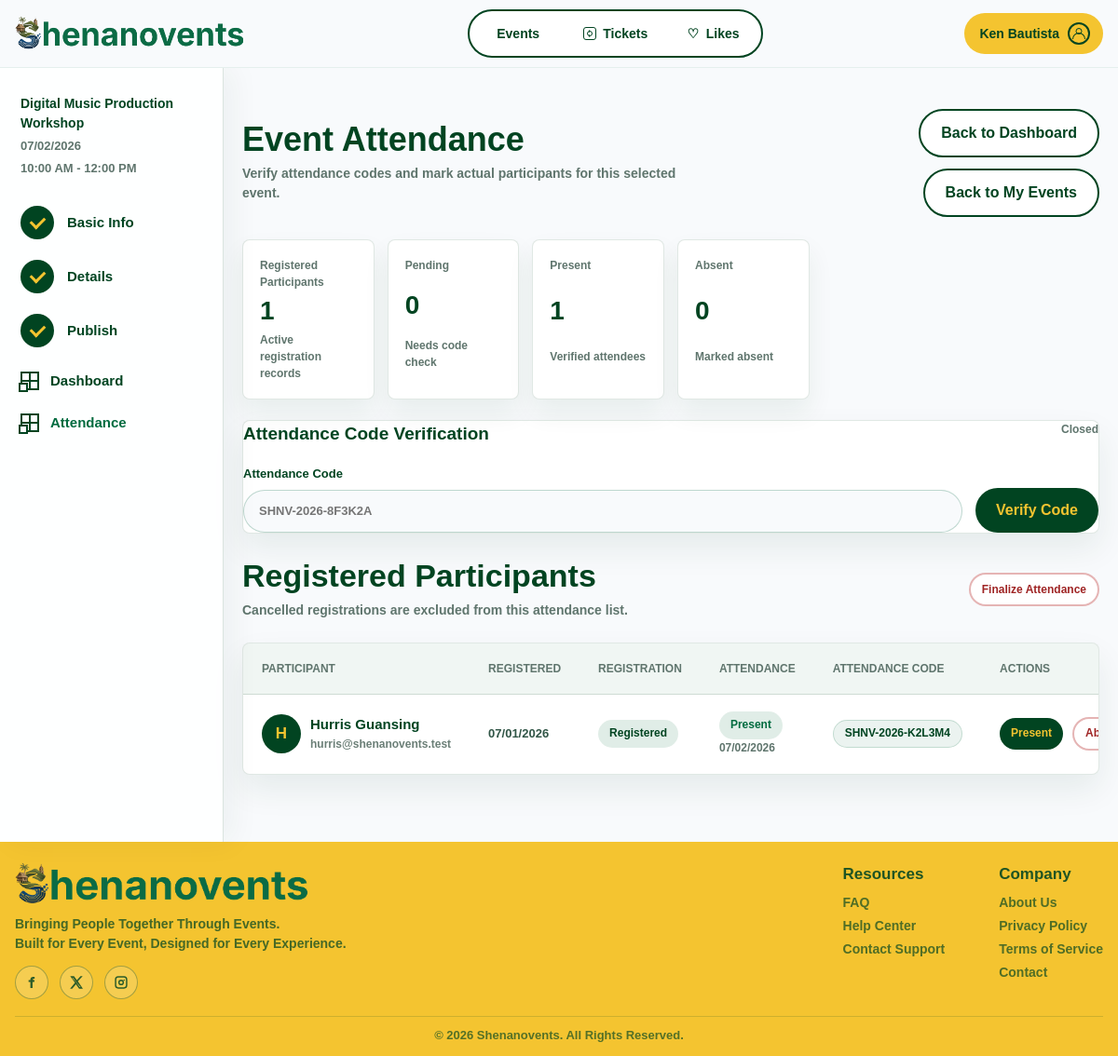
The page /participant/event-attendance.php?event=3 (signed in) on the database its author committed.
### tables this page shows
CREATE TABLE events (
    event_id INT AUTO_INCREMENT PRIMARY KEY,
    event_title VARCHAR(150) NOT NULL,
    event_summary VARCHAR(255) NULL,
    event_description TEXT NOT NULL,
    event_tags VARCHAR(255) NULL,
    event_category VARCHAR(80) NULL,
    event_type VARCHAR(30) NOT NULL DEFAULT 'physical',
    event_location VARCHAR(150) NOT NULL,
    event_country VARCHAR(100) NOT NULL DEFAULT 'Philippines',
    event_province VARCHAR(100) NULL,
    event_city VARCHAR(100) NULL,
    event_address VARCHAR(255) NULL,
    event_venue VARCHAR(150) NULL,
    online_link VARCHAR(255) NULL,
    online_platform VARCHAR(100) NULL,
    event_date DATE NOT NULL,
    event_time TIME NOT NULL,
    event_end_time TIME NULL,
    capacity INT NOT NULL,
    banner_image VARCHAR(255) NULL,
    visibility VARCHAR(30) NOT NULL DEFAULT 'public',
    audience VARCHAR(100) NULL,
    private_access_key VARCHAR(20) NULL UNIQUE,
    publish_date DATE NULL,
    publish_time TIME NULL,
    status VARCHAR(30) NOT NULL DEFAULT 'open',
    created_by INT NOT NULL,
    created_at DATETIME NOT NULL DEFAULT CURRENT_TIMESTAMP,
    CONSTRAINT fk_events_created_by
        FOREIGN KEY (created_by)
        REFERENCES users(user_id)
        ON UPDATE CASCADE
        ON DELETE RESTRICT
);

CREATE TABLE registrations (
    registration_id INT AUTO_INCREMENT PRIMARY KEY,
    user_id INT NOT NULL,
    event_id INT NOT NULL,
    registration_full_name VARCHAR(200) NULL,
    registration_email VARCHAR(150) NULL,
    contact_number VARCHAR(30) NULL,
    attendee_count INT NOT NULL DEFAULT 1,
    special_notes TEXT NULL,
    registration_status VARCHAR(30) NOT NULL DEFAULT 'registered',
    attendance_code VARCHAR(50) NULL UNIQUE,
    attendance_status VARCHAR(30) NOT NULL DEFAULT 'pending',
    attendance_marked_at DATETIME NULL,
    registered_at DATETIME NOT NULL DEFAULT CURRENT_TIMESTAMP,
    CONSTRAINT fk_registrations_user
        FOREIGN KEY (user_id)
        REFERENCES users(user_id)
        ON UPDATE CASCADE
        ON DELETE CASCADE,
    CONSTRAINT fk_registrations_event
        FOREIGN KEY (event_id)
        REFERENCES events(event_id)
        ON UPDATE CASCADE
        ON DELETE CASCADE,
    CONSTRAINT uq_user_event_registration
        UNIQUE (user_id, event_id)
);

### participant/event-attendance.php (the view, shortened to what the rows shown need)
<?php
require_once __DIR__ . '/../includes/participant-check.php';
require_once __DIR__ . '/../includes/participant-data.php';
$participant_id = participant_current_user_id();
$selected_event_id = (int) ($_GET['event'] ?? ($_POST['event_id'] ?? 0));
$event = $selected_event_id > 0 ? participant_fetch_owned_event_dashboard($conn, $participant_id, $selected_event_id) : null;
$participants = $event ? participant_fetch_owned_event_attendance($conn, $participant_id, (int) $event['event_id']) : [];
require_once __DIR__ . '/../includes/header.php';
?>
<?php if (!$event): ?>
    <section class="dashboard-page" aria-labelledby="eventAttendanceTitle">
        <div class="dashboard-section">
            <div class="dashboard-title-row">
                <div>
                    <h1 id="eventAttendanceTitle">Event Attendance</h1>
                    <p>Select one of your own created events before opening attendance management.</p>
                </div>
                <a class="button button-outline" href="dashboard.php">Back to My Events</a>
            </div>
            <?php participant_render_empty_state('No attendance page available', 'This event was not found, or it does not belong to your account.', 'dashboard.php', 'View My Events'); ?>
        </div>
    </section>
<?php else: ?>
    <section class="event-dashboard-page" aria-labelledby="eventAttendanceTitle">
        <div class="event-dashboard-shell">
            <aside class="event-dashboard-sidebar" aria-label="Event dashboard navigation">
                <div class="wizard-event-preview dashboard-event-preview">
                    <strong><?php echo htmlspecialchars($event['event_title'], ENT_QUOTES, 'UTF-8'); ?></strong>
                    <span><?php echo htmlspecialchars($event['date_text'], ENT_QUOTES, 'UTF-8'); ?></span>
                    <span><?php echo htmlspecialchars($event['time_text'], ENT_QUOTES, 'UTF-8'); ?></span>
                </div>
                <ol class="wizard-steps dashboard-progress-list">
                    <li>
                        <a class="wizard-step completed" href="../event-maker/create-event.php?event=<?php echo (int) $event['event_id']; ?>&step=1">
                            <span class="wizard-step-marker"></span>
                            <span class="wizard-step-copy">Basic Info</span>
                        </a>
                    </li>
                    <li>
                        <a class="wizard-step completed" href="../event-maker/create-event.php?event=<?php echo (int) $event['event_id']; ?>&step=2">
                            <span class="wizard-step-marker"></span>
                            <span class="wizard-step-copy">Details</span>
                        </a>
                    </li>
                    <li>
                        <a class="wizard-step completed" href="../event-maker/create-event.php?event=<?php echo (int) $event['event_id']; ?>&step=3">
                            <span class="wizard-step-marker"></span>
                            <span class="wizard-step-copy">Publish</span>
                        </a>
                    </li>
                </ol>
                <a class="wizard-dashboard-link" href="event-dashboard.php?event=<?php echo (int) $event['event_id']; ?>">
                    <span class="wizard-dashboard-icon" aria-hidden="true"></span>
                    Dashboard
                </a>
                <a class="wizard-dashboard-link active" href="event-attendance.php?event=<?php echo (int) $event['event_id']; ?>">
                    <span class="wizard-dashboard-icon" aria-hidden="true"></span>
                    Attendance
                </a>
            </aside>
            <div class="event-dashboard-main">
                <div class="dashboard-title-row">
                    <div>
                        <h1 id="eventAttendanceTitle">Event Attendance</h1>
                        <p>Verify attendance codes and mark actual participants for this selected event.</p>
                    </div>
                    <div class="dashboard-title-actions">
                        <a class="button button-outline" href="event-dashboard.php?event=<?php echo (int) $event['event_id']; ?>">Back to Dashboard</a>
                        <a class="button button-outline" href="dashboard.php">Back to My Events</a>
                    </div>
                </div>
                <div class="admin-summary-grid event-attendance-summary" aria-label="Event attendance summary">
                    <article class="admin-summary-card">
                        <span>Registered Participants</span>
                        <strong><?php echo number_format((int) $event['registration_records']); ?></strong>
                        <small>Active registration records</small>
                    </article>
                    <article class="admin-summary-card">
                        <span>Pending</span>
                        <strong><?php echo number_format((int) $event['pending_count']); ?></strong>
                        <small>Needs code check</small>
                    </article>
                    <article class="admin-summary-card">
                        <span>Present</span>
                        <strong><?php echo number_format((int) $event['present_count']); ?></strong>
                        <small>Verified attendees</small>
                    </article>
                    <article class="admin-summary-card">
                        <span>Absent</span>
                        <strong><?php echo number_format((int) $event['absent_count']); ?></strong>
                        <small>Marked absent</small>
                    </article>
                </div>
                <article class="dashboard-card attendance-code-card">
                    <div class="dashboard-card-header">
                        <h2>Attendance Code Verification</h2>
                        <span><?php echo htmlspecialchars(ucwords($event['status']), ENT_QUOTES, 'UTF-8'); ?></span>
                    </div>
                    <form class="attendance-code-form" method="post" action="event-attendance.php?event=<?php echo (int) $event['event_id']; ?>">
                        <label>
                            <span>Attendance Code</span>
                            <input type="text" name="attendance_code" placeholder="SHNV-2026-8F3K2A" required>
                        </label>
                        <button class="button button-primary" type="submit">Verify Code</button>
                    </form>
                </article>
                <div class="dashboard-title-row admin-subsection-title">
                    <div>
                        <h2>Registered Participants</h2>
                        <p>Cancelled registrations are excluded from this attendance list.</p>
                    </div>
                    <form method="post" action="event-attendance.php?event=<?php echo (int) $event['event_id']; ?>" onsubmit="return confirm('Finalize attendance and mark all pending participants as absent?');">
                        <button class="button button-outline admin-small-button danger" type="submit">Finalize Attendance</button>
                    </form>
                </div>
                <div class="dashboard-table-card">
                    <table class="dashboard-event-table admin-table event-attendance-table">
                        <thead>
                            <tr>
                                <th scope="col">Participant</th>
                                <th scope="col">Registered</th>
                                <th scope="col">Registration</th>
                                <th scope="col">Attendance</th>
                                <th scope="col">Attendance Code</th>
                                <th scope="col">Actions</th>
                            </tr>
                        </thead>
                        <tbody>
                            <?php foreach ($participants as $participant): ?>
                                <?php
                                $attendance_class = preg_replace('/[^a-z0-9-]/', '', strtolower($participant['attendance_status']));
                                $avatar_src = participant_profile_picture_src($participant['profile_picture'] ?? '', '../');
                                $initials = strtoupper(substr((string) ($participant['full_name'] ?? 'P'), 0, 1));
                                ?>
                                <tr>
                                    <td>
                                        <span class="admin-user-cell">
                                            <span class="admin-avatar" aria-hidden="true">
                                                <?php if ($avatar_src !== ''): ?>
                                                    <img class="admin-avatar-image" src="<?php echo htmlspecialchars($avatar_src, ENT_QUOTES, 'UTF-8'); ?>" alt="" width="42" height="42">
                                                <?php else: ?>
                                                    <?php echo htmlspecialchars($initials, ENT_QUOTES, 'UTF-8'); ?>
                                                <?php endif; ?>
                                            </span>
                                            <span class="dashboard-event-copy">
                                                <strong><?php echo htmlspecialchars($participant['full_name'], ENT_QUOTES, 'UTF-8'); ?></strong>
                                                <small><?php echo htmlspecialchars($participant['display_email'], ENT_QUOTES, 'UTF-8'); ?></small>
                                            </span>
                                        </span>
                                    </td>
                                    <td><?php echo htmlspecialchars(participant_format_date($participant['registered_at']), ENT_QUOTES, 'UTF-8'); ?></td>
                                    <td><span class="dashboard-status dashboard-status-registered">Registered</span></td>
                                    <td>
                                        <span class="dashboard-status dashboard-status-<?php echo htmlspecialchars($attendance_class, ENT_QUOTES, 'UTF-8'); ?>">
                                            <?php echo htmlspecialchars($participant['attendance_label'], ENT_QUOTES, 'UTF-8'); ?>
                                        </span>
                                        <?php if (!empty($participant['attendance_marked_at'])): ?>
                                            <br><small><?php echo htmlspecialchars(participant_format_date($participant['attendance_marked_at']), ENT_QUOTES, 'UTF-8'); ?></small>
                                        <?php endif; ?>
                                    </td>
                                    <td><span class="attendance-code-pill"><?php echo htmlspecialchars($participant['attendance_code'] ?: 'No code', ENT_QUOTES, 'UTF-8'); ?></span></td>
                                    <td>
                                        <div class="admin-action-row">
                                            <form method="post" action="event-attendance.php?event=<?php echo (int) $event['event_id']; ?>">
                                                <button class="button button-primary admin-small-button" type="submit">Present</button>
                                            </form>
                                            <form method="post" action="event-attendance.php?event=<?php echo (int) $event['event_id']; ?>">
                                                <button class="button button-outline admin-small-button danger" type="submit">Absent</button>
                                            </form>
                                        </div>
                                    </td>
                                </tr>
                            <?php endforeach; ?>
                        </tbody>
                    </table>
                </div>
            </div>
        </div>
    </section>
<?php endif; ?>
<?php require_once __DIR__ . '/../includes/footer.php'; ?>

### rows shown on the page
events: event_title "Digital Music Production Workshop", status "Closed"
registrations: registration_full_name "H", registration_full_name "Hurris Guansing", display_email "hurris@shenanovents.test", registered_at "07/01/2026", attendance_label "Present", attendance_marked_at "07/02/2026", attendance_code "SHNV-2026-K2L3M4"

### other values the page prints
$safe_display_user_name "Ken Bautista"
$event['date_text'] "07/02/2026"
$event['time_text'] "10:00 AM - 12:00 PM"
$event['registration_records'] "1"
$event['pending_count'] "0"
$event['present_count'] "1"
$event['absent_count'] "0"
